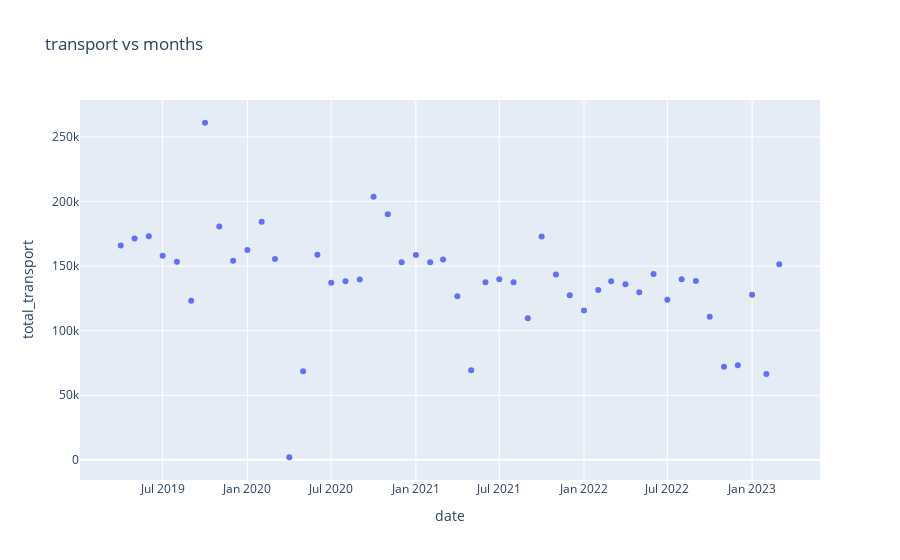

The cell this chart's notebook holds for it:
### Code cell
import pandas as pd
import plotly.express as px


# Creating a scatter plot using Plotly Express
fig = px.scatter(df_transport_month, x='date', y='total_transport', title='transport vs months')

# Showing the plot
fig.show()

### Figure 1 — Plotly figure (JSON) as saved in the notebook; plotly's stock layout.template omitted (floating-point values rounded to 4 significant figures)
{"data": [{"hovertemplate": "date=%{x}<br>total_transport=%{y}<extra></extra>", "legendgroup": "", "marker": {"color": "#636efa", "symbol": "circle"}, "mode": "markers", "name": "", "orientation": "v", "showlegend": false, "type": "scatter", "x": ["2019-04-01", "2019-05-01", "2019-06-01", "2019-07-01", "2019-08-01", "2019-09-01", "2019-10-01", "2019-11-01", "2019-12-01", "2020-01-01", "2020-02-01", "2020-03-01", "2020-04-01", "2020-05-01", "2020-06-01", "2020-07-01", "2020-08-01", "2020-09-01", "2020-10-01", "2020-11-01", "2020-12-01", "2021-01-01", "2021-02-01", "2021-03-01", "2021-04-01", "2021-05-01", "2021-06-01", "2021-07-01", "2021-08-01", "2021-09-01", "2021-10-01", "2021-11-01", "2021-12-01", "2022-01-01", "2022-02-01", "2022-03-01", "2022-04-01", "2022-05-01", "2022-06-01", "2022-07-01", "2022-08-01", "2022-09-01", "2022-10-01", "2022-11-01", "2022-12-01", "2023-01-01", "2023-02-01", "2023-03-01"], "xaxis": "x", "y": [166011, 171326, 173120, 158097, 153351, 123221, 261064, 180614, 154216, 162447, 184469, 155629, 1994, 68566, 158844, 137081, 138396, 139619, 203828, 190147, 153072, 158643, 152985, 155096, 126754, 69465, 137609, 139841, 137541, 109591, 173020, 143488, 127485, 115577, 131552, 138389, 135972, 129842, 143843, 123971, 139777, 138408, 110904, 72127, 73215, 127834, 66433, 151434], "yaxis": "y"}], "layout": {"legend": {"tracegroupgap": 0}, "title": {"text": "transport vs months"}, "xaxis": {"anchor": "y", "domain": [0, 1], "title": {"text": "date"}}, "yaxis": {"anchor": "x", "domain": [0, 1], "title": {"text": "total_transport"}}}}
